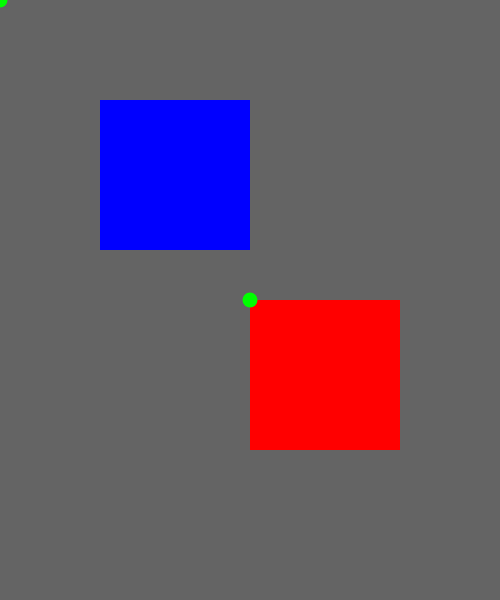
Frame 1 (no input)
Frame 60 (no input): identical to frame 1, image omitted
Frame 120 (the mouse pressed at the canvas centre since frame 60): identical to frame 1, image omitted

The p5.js sketch that drew this single still picture (run headless with seeded random() and noise() and a simulated clock; from frame 60 on, the mouse is pressed at the canvas centre):

// p5.js sketch
// ── sketch.js
function setup() {
  createCanvas(500, 600);
}


function draw() {
  background(100);

  strokeWeight(15);

  push(); // ***
  translate( width/2, height/2 ); // shift the origin position to the center of the canvas

  // red rect
  noStroke();
  fill(255, 0, 0);
  rect(0, 0, 150, 150);

  // point at the origin
  stroke(0, 255, 0);
  point(0, 0);

  pop(); // ***

  // blue rect
  noStroke();
  fill(0, 0, 255);
  rect(100, 100, 150, 150);

  // point at the origin
  stroke(0, 255, 0);
  point(0, 0);
}
